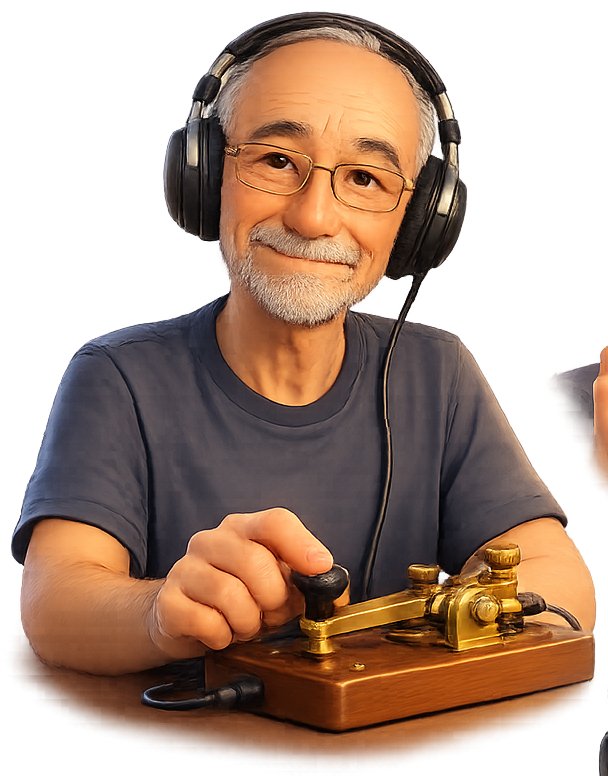
#> input picture boni-m/assets/01-zastavka.png, 608 x 776 px
$ python clean_heroes.py
#> lines starting #> are read from the running program, lines starting #| are printed output that depends on the picture; after the words box and inside, x2 and y2 are one past the last pixel; in counts of white or black regions, pixels touching at a corner belong together
#!/usr/bin/env python3
"""Убирает с геро-иллюстраций «обрезки» соседних картинок (отдельные островки),
оставляя только самую большую связную фигуру, затем обрезает по содержимому.
Только PIL: связные компоненты считаем на уменьшённой маске."""
from PIL import Image, ImageFilter
import os, sys

SRC = os.path.join(os.path.dirname(__file__), "..", "boni-m", "assets")
DST = os.path.join(os.path.dirname(__file__), "..", "app", "assets")
JOBS = [
    ("01-zastavka.png", "hero-zastavka.webp"),
    ("02-portret.png",  "hero-portret.webp"),
    ("03-radost.png",   "hero-radost.webp"),
    ("04-za-klyuchom.png", "hero-klyuch.webp"),
]
MASK_W = 360       # ширина уменьшённой маски для разметки компонент
ALPHA_T = 32       # порог непрозрачности
DILATE = 2         # склеить тонкие разрывы фигуры (в пикселях уменьшённой маски)
PAD = 10           # прозрачные поля вокруг содержимого, px (полного размера)
MAX_SIDE = 800     # ограничение длинной стороны на выходе

def components(mask, w, h):
    """8-связные компоненты по бинарной маске (list[bool]). Возвращает (labels, sizes)."""
    labels = [0] * (w * h)
    sizes = {0: 0}
    cur = 0
    for start in range(w * h):
        if not mask[start] or labels[start]:
            continue
        cur += 1
        cnt = 0
        stack = [start]
        labels[start] = cur
        while stack:
            p = stack.pop()
            cnt += 1
            y, x = divmod(p, w)
            for dy in (-1, 0, 1):
                ny = y + dy
                if ny < 0 or ny >= h:
                    continue
                for dx in (-1, 0, 1):
                    nx = x + dx
                    if nx < 0 or nx >= w:
                        continue
                    q = ny * w + nx
                    if mask[q] and not labels[q]:
                        labels[q] = cur
                        stack.append(q)
        sizes[cur] = cnt
    return labels, sizes

def process(src_path, dst_path):
#> called with src_path = 'tools/../boni-m/assets/01-zastavka.png', dst_path = 'tools/../app/assets/hero-zastavka.webp'
    im = Image.open(src_path).convert("RGBA")
#> im is the input picture: PIL image 608x776 RGBA; mean R, G, B, A 124.7, 91.7, 73.9, 153.2
    W, H = im.size
#> W = 608; H = 776
    a = im.split()[3]
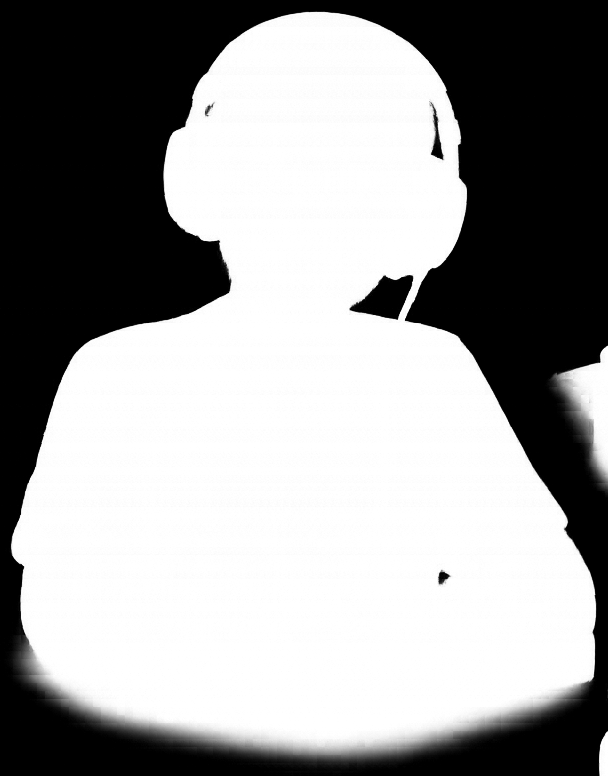
#> a: PIL image 608x776 L; min 0, max 255, mean 153.2

    # уменьшённая маска
    mw = MASK_W
    mh = max(1, round(H * mw / W))
#> mh = 459
    small = a.resize((mw, mh), Image.BILINEAR)
    for _ in range(DILATE):
        small = small.filter(ImageFilter.MaxFilter(3))  # склейка тонких разрывов
#> this loop made 2 passes
#> pass 1, in process, `small = small.filter(ImageFilter.MaxFilter(3))`:
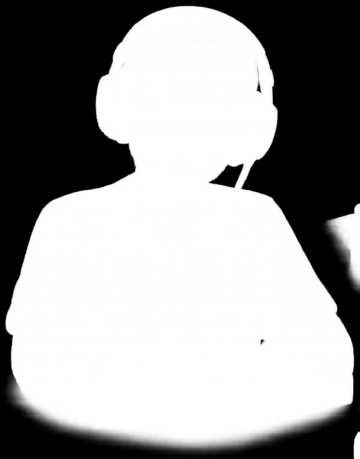
#> small: PIL image 360x459 L; min 0, max 255, mean 156.8
#> pass 2, in process, `small = small.filter(ImageFilter.MaxFilter(3))`:
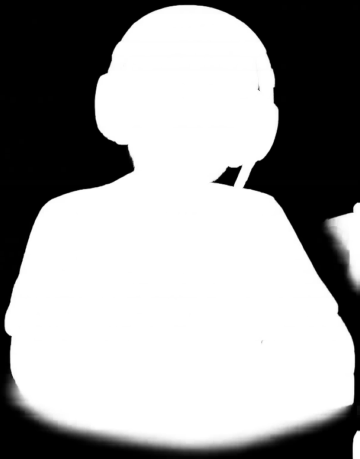
#> small: PIL image 360x459 L; min 0, max 255, mean 160.1
    px = small.load()
    mask = [px[x, y] > ALPHA_T for y in range(mh) for x in range(mw)]
#> mask = 165240 items

    labels, sizes = components(mask, mw, mh)
#> after the loop in components, `for start in range(w * h):`: cur = 3; labels = 165240 items; sizes = {0: 0, 1: 104912, 2: 1787, 3: 205}
#> labels = 165240 items; sizes = {0: 0, 1: 104912, 2: 1787, 3: 205}
    keep = None
    dropped = 0
    if len(sizes) > 1:
        keep = max((k for k in sizes if k != 0), key=lambda k: sizes[k])
#> keep = 1
        total = sum(v for k, v in sizes.items() if k != 0)
#> total = 106904
        dropped = total - sizes[keep]
#> dropped = 1992
        print(f"  компонент: {len(sizes)-1}, оставляю {sizes[keep]}px, убираю {dropped}px "
              f"({dropped*100//max(1,total)}%)")
#|   компонент: 3, оставляю 104912px, убираю 1992px (1%)

    if keep is not None and dropped > 0:
        # маска «оставить» в полном разрешении
        keepmask_small = Image.new("L", (mw, mh), 0)
#> keepmask_small: PIL image 360x459 L; every value is 0
        kp = keepmask_small.load()
        for y in range(mh):
            for x in range(mw):
                if labels[y * mw + x] == keep:
                    kp[x, y] = 255
        keepmask = keepmask_small.resize((W, H), Image.NEAREST)
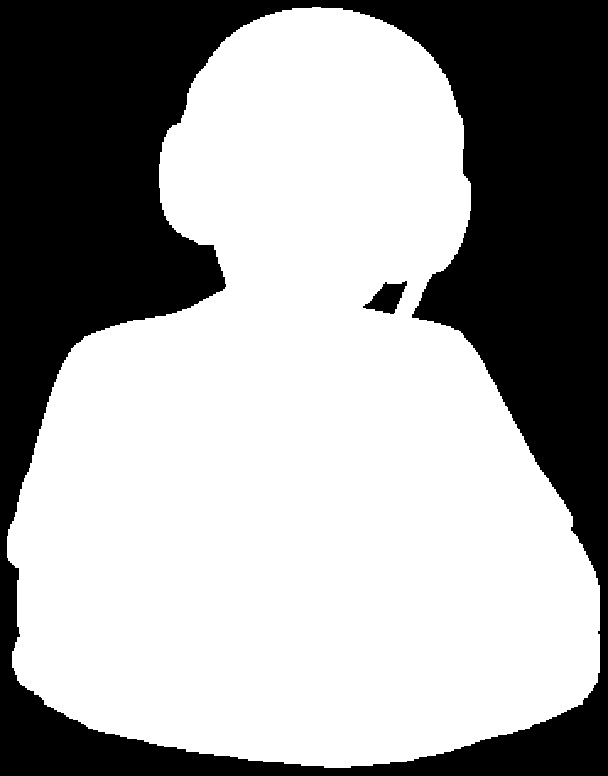
#> keepmask: PIL image 608x776 L; 63.5% white; 2 black regions, box (x1, y1, x2, y2) and area: (0, 0, 608, 776) 171460, (363, 281, 407, 314) 771
        # новый альфа = исходный там, где попадаем в нужную компоненту
        newa = Image.new("L", (W, H), 0)
#> newa: PIL image 608x776 L; every value is 0
        na = newa.load(); oa = a.load(); km = keepmask.load()
        for y in range(H):
            for x in range(W):
                if km[x, y]:
                    na[x, y] = oa[x, y]
        im.putalpha(newa)

    # обрезка по содержимому + поля
    bbox = im.split()[3].getbbox()
#> bbox = (8, 11, 598, 768)
    if bbox:
        l, t, r, b = bbox
#> l = 8; t = 11; r = 598; b = 768
        l = max(0, l - PAD); t = max(0, t - PAD)
#> after `l = max(0, l - PAD)`: l = 0
#> after `t = max(0, t - PAD)`: t = 1
        r = min(W, r + PAD); b = min(H, b + PAD)
#> after `r = min(W, r + PAD)`: r = 608
#> after `b = min(H, b + PAD)`: b = 776
        im = im.crop((l, t, r, b))
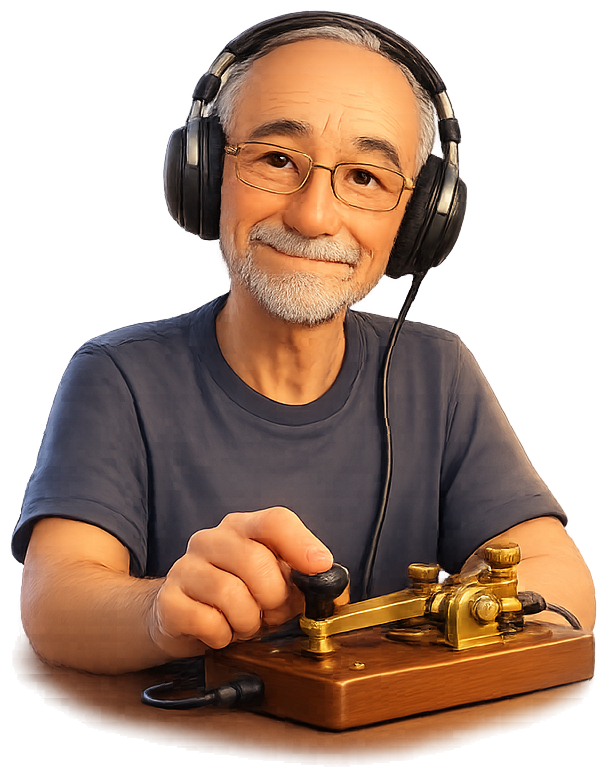
#> im: PIL image 608x775 RGBA; mean R, G, B, A 124.8, 91.7, 73.9, 151.5; transparent parts drawn white

    # ограничение размера
    w, h = im.size
#> w = 608; h = 775
    if max(w, h) > MAX_SIDE:
        s = MAX_SIDE / max(w, h)
        im = im.resize((round(w * s), round(h * s)), Image.LANCZOS)

    im.save(dst_path, "WEBP", quality=86, method=6)
    print(f"  -> {os.path.basename(dst_path)} {im.size}")
#|   -> hero-zastavka.webp (608, 775)

if __name__ == "__main__":
    for s, d in JOBS:
        print(os.path.basename(s))
        process(os.path.join(SRC, s), os.path.join(DST, d))
#> pass 2 of the loop `for s, d in JOBS:`:
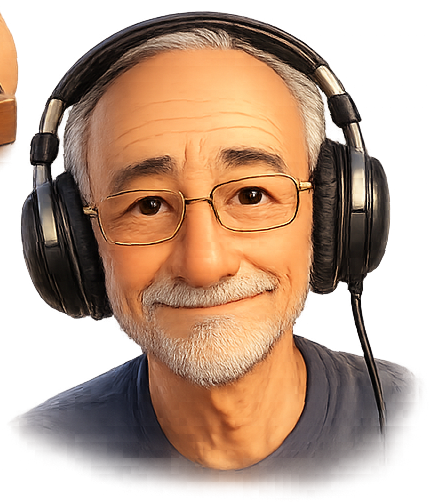
#> input picture boni-m/assets/02-portret.png, 429 x 503 px
#> in process, im is the input picture: PIL image 429x503 RGBA; mean R, G, B, A 144.3, 110.1, 87.4, 163.4
#> in process (call 2), `a = im.split()[3]`:
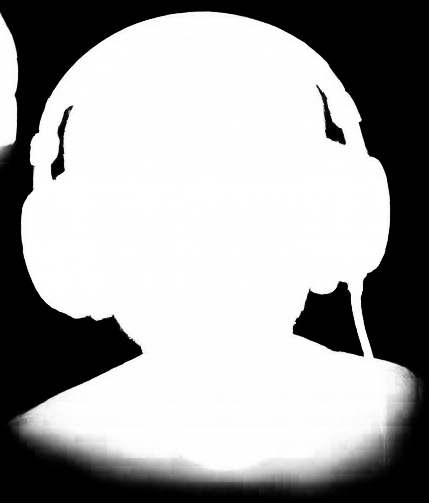
#> a: PIL image 429x503 L; min 0, max 255, mean 163.4
#> mask = 151920 items
#> in process (call 2), `labels, sizes = components(mask, mw, mh)`: sizes = {0: 0, 1: 105284, 2: 1873}
#> total = 107157
#> dropped = 1873
#|   компонент: 2, оставляю 105284px, убираю 1873px (1%)
#> keepmask_small: PIL image 360x422 L; every value is 0
#> in process (call 2), `keepmask = keepmask_small.resize((W, H), Image.NEAREST)`:
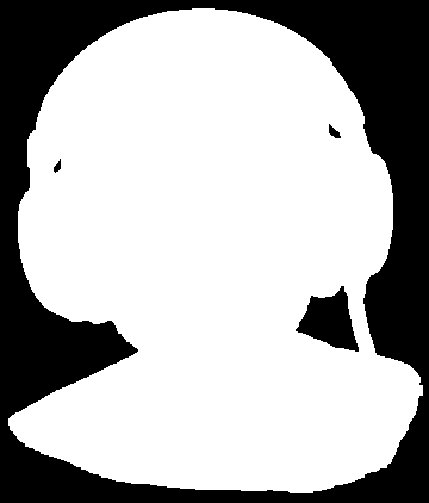
#> keepmask: PIL image 429x503 L; 69.3% white; 4 black regions, box (x1, y1, x2, y2) and area: (0, 0, 429, 503) 63795, (296, 286, 359, 352) 2324, (329, 124, 341, 138) 89, (54, 159, 61, 173) 57
#> bbox = (8, 10, 423, 493)
#> in process (call 2), `l, t, r, b = bbox`: l = 8; t = 10; r = 423; b = 493
#> in process (call 2), `l = max(0, l - PAD)`: l = 0
#> in process (call 2), `r = min(W, r + PAD)`: r = 429
#> in process (call 2), `b = min(H, b + PAD)`: b = 503
#|   -> hero-portret.webp (429, 503)
#> pass 3 of the loop `for s, d in JOBS:`:
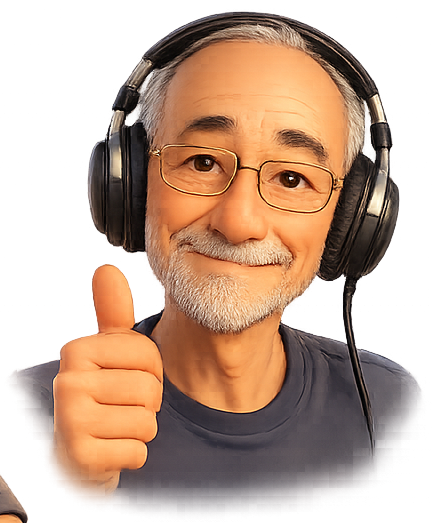
#> input picture boni-m/assets/03-radost.png, 432 x 523 px
#> in process, im is the input picture: PIL image 432x523 RGBA; mean R, G, B, A 144.8, 108, 86.3, 147.5
#> in process (call 3), `a = im.split()[3]`:
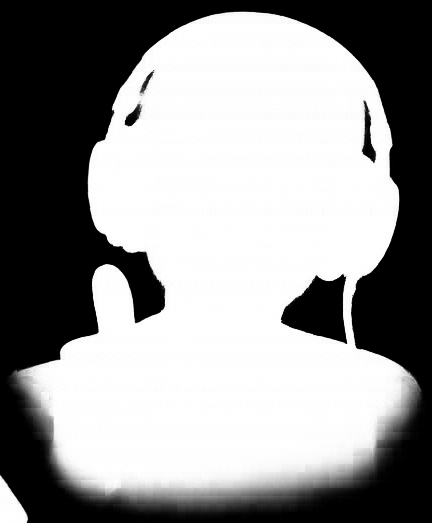
#> a: PIL image 432x523 L; min 0, max 255, mean 147.5
#> mask = 156960 items
#> in process (call 3), `labels, sizes = components(mask, mw, mh)`: sizes = {0: 0, 1: 99884, 2: 709}
#> total = 100593
#> dropped = 709
#|   компонент: 2, оставляю 99884px, убираю 709px (0%)
#> keepmask_small: PIL image 360x436 L; every value is 0
#> in process (call 3), `keepmask = keepmask_small.resize((W, H), Image.NEAREST)`:
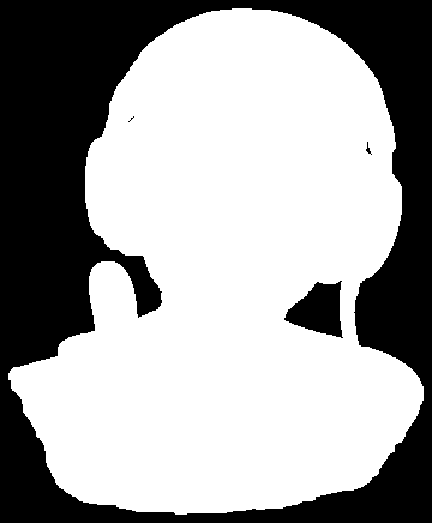
#> keepmask: PIL image 432x523 L; 63.6% white; 4 black regions (1 under 20 px), largest, box (x1, y1, x2, y2) and area: (0, 0, 432, 523) 80063, (284, 281, 343, 338) 2087, (366, 142, 372, 155) 28
#> bbox = (8, 8, 424, 515)
#> in process (call 3), `l, t, r, b = bbox`: l = 8; r = 424; b = 515
#> in process (call 3), `l = max(0, l - PAD)`: l = 0
#> in process (call 3), `r = min(W, r + PAD)`: r = 432
#> in process (call 3), `b = min(H, b + PAD)`: b = 523
#|   -> hero-radost.webp (432, 523)
#> (the run stopped early here; a loop or call above may not have finished)
